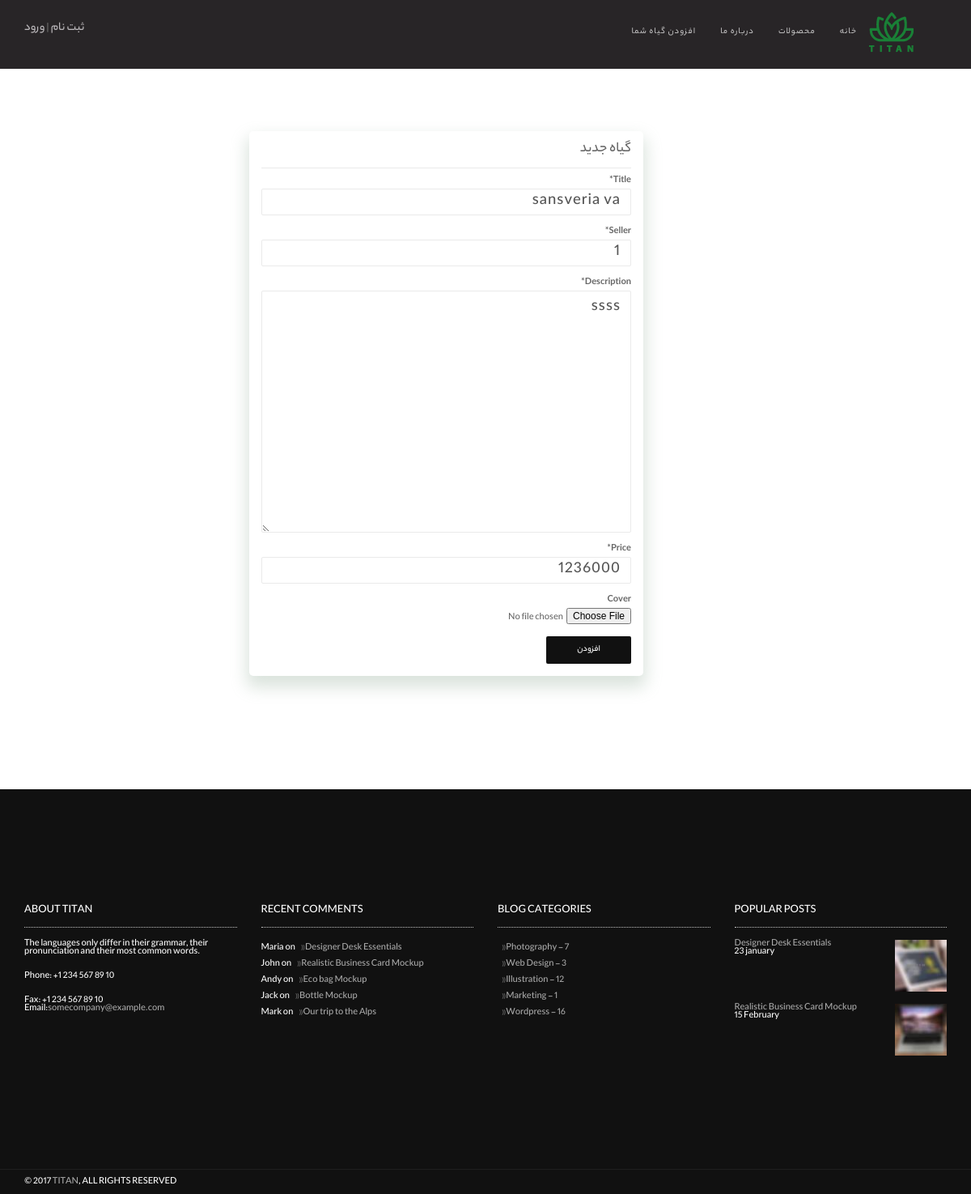
Screenshot of /flowers/3/edit/ with the database file from the repository.
### flowers/models.py (models this page shows, shortened)
class Flower(models.Model):
    title = models.CharField(max_length=225)
    seller = models.CharField(max_length=225)
    description = models.TextField()
    price = models.IntegerField()
    cover = models.ImageField(upload_to='covers/', blank=True)

### flowers/views.py (the view)
# urls.py: path('<int:pk>/edit/', views.FlowerUpdateView.as_view(), name='flower_update'),
class FlowerUpdateView(generic.UpdateView):
    model = Flower
    fields = ['title', 'seller', 'description', 'price', 'cover', ]
    template_name = 'flowers/flower_update.html'

### flowers/templates/flowers/flower_update.html (shortened to what this page needs)
{% extends '_base.html' %}
{% load crispy_forms_tags %}
{% block content %}
    <section class="module">
        <div class="container" dir="rtl">
            <div class="row">
                <div class="col-sm-5 col-sm-offset-1 mb-sm-40"
                     style="margin-left: 25%;box-shadow: 0px 11px 20px 3px #8ea99554;border-radius: 5px;">
                    <h4 class="font-alt">گیاه جدید</h4>
                    <hr class="divider-w mb-10">
                    <form class="form" action="" method="post" enctype="multipart/form-data">
                        {{ form|crispy }}
                       <div class="form-group">
                            <button class="btn btn-round btn-b" type="submit">افزودن</button>
                        </div>
                    </form>
                </div>
            </div>
        </div>
    </section>
{% endblock %}

### static/assets/css/style-rtl.css (style rules this page uses)
* { font-family: 'Yekanbakh', sans-serif; line-height: 1rem; }
html { overflow-y: scroll; overflow-x: hidden; -ms-overflow-style: scrollbar; }
body { background: #fff; font: 400 12px/1.8 "Open Sans", sans-serif; color: #666; -webkit-font-smoothing: antialiased; }
a, .btn { transition: all 0.125s ease-in-out 0s; }
.btn, .well, .panel, .progress, .form-control, .form-control:hover, .form-control:focus, .navbar-custom .dropdown-menu { box-shadow: none; }
.well, .label, .alert, .progress, .form-control, .modal-content, .panel-heading, .panel-group .panel, .nav-tabs > li > a, .nav-pills > li > a { border-radius: 2px; }
.module, .module-small { position: relative; padding: 140px 0; background-repeat: no-repeat; background-position: 50% 50%; background-size: cover; }
.divider-w { border-top: 1px solid #eaeaea; margin: 0; }
.mb-10 { margin-bottom: 10px !important; }
.btn { border-radius: 0; font-family: "Yekanbakh", sans-serif; text-transform: uppercase; letter-spacing: 0; font-size: 11px; padding: 8px 37px; }
.btn.btn-round { border-radius: 2px; }
.btn.btn-b { background: #111111; color: #fff; }
.form-control { font-family: "Yekanbakh", sans-serif; letter-spacing: 1px; font-size: 20px; height: 33px; border: 1px solid #EAEAEA; border-radius: 2px; transition: all 0.4s ease-in-out 0s; }
h1, h2, h3, h4, h5, h6 { line-height: 1.4; font-weight: 400; }
.font-alt { font-family: "Yekanbakh", sans-serif; text-transform: uppercase; letter-spacing: 0; }

### rows the page displays
Flower: title "sansveria va", seller "1", description "ssss", price "1236000"
